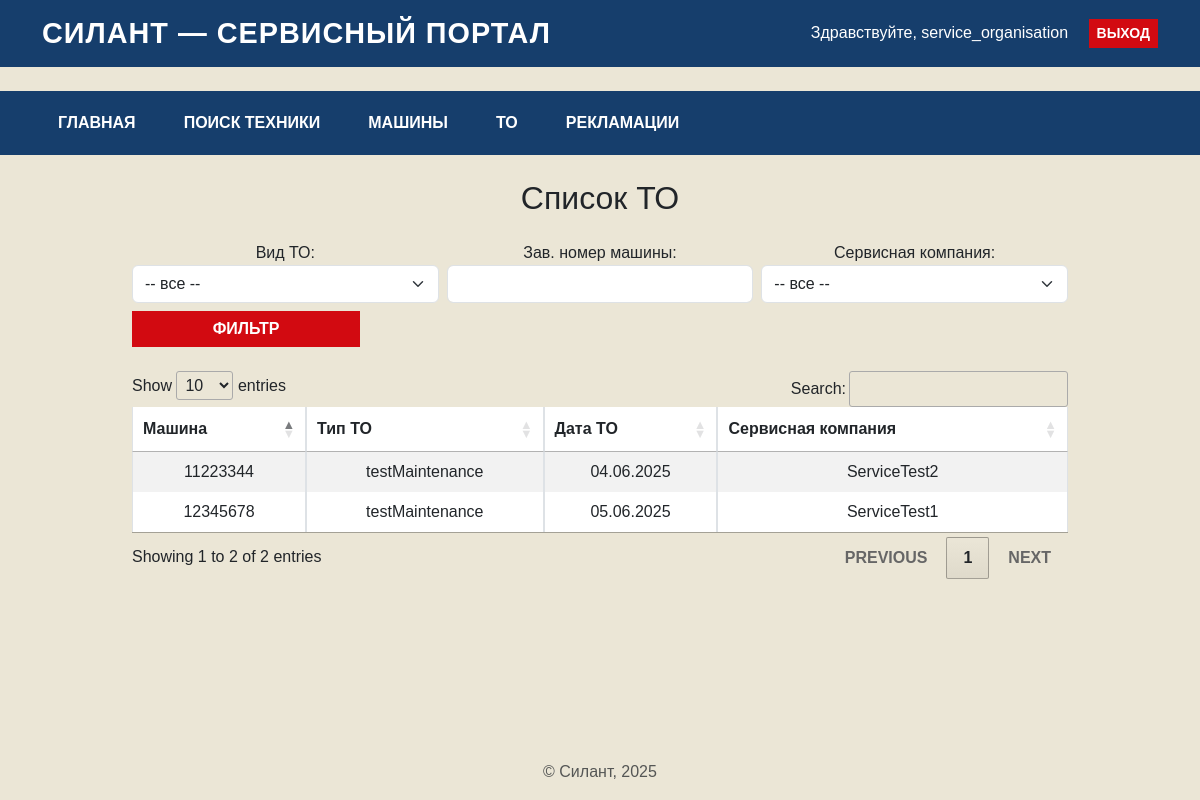
Screenshot of /maintenance/ (signed in) with the database file from the repository.
### core/models.py (models this page shows, shortened)
class Maintenance(models.Model):
    type = models.ForeignKey(TOType, on_delete=models.SET_NULL, null=True)
    date = models.DateField()
    operating_hours = models.IntegerField()
    order_number = models.CharField(max_length=100)
    order_date = models.DateField()
    service_company = models.ForeignKey(ServiceCompany, on_delete=models.SET_NULL, null=True)
    machine = models.ForeignKey(Machine, on_delete=models.CASCADE)
    is_active = models.BooleanField(default=True)

class Machine(models.Model):
    serial_number = models.CharField(max_length=100)
    model = models.ForeignKey(ModelType, on_delete=models.SET_NULL, null=True)
    engine_model = models.ForeignKey(EngineModel, on_delete=models.SET_NULL, null=True)
    engine_serial = models.CharField(max_length=100)
    transmission_model = models.ForeignKey(TransmissionModel, on_delete=models.SET_NULL, null=True)
    transmission_serial = models.CharField(max_length=100)
    drive_axle_model = models.ForeignKey(DriveAxleModel, on_delete=models.SET_NULL, null=True)
    drive_axle_serial = models.CharField(max_length=100)
    steered_axle_model = models.ForeignKey(SteeredAxleModel, on_delete=models.SET_NULL, null=True)
    steered_axle_serial = models.CharField(max_length=100)
    supply_contract = models.CharField(max_length=255)
    shipment_date = models.DateField()
    customer = models.CharField(max_length=255)
    location = models.CharField(max_length=255)
    additional_equipment = models.TextField(blank=True)
    client = models.ForeignKey(User, on_delete=models.SET_NULL, null=True, related_name='machines_as_client')
    service_company = models.ForeignKey(User, on_delete=models.SET_NULL, null=True, related_name='machines_as_service')
    is_active = models.BooleanField(default=True)

class Reference(models.Model):
    name = models.CharField(max_length=100)
    description = models.TextField(blank=True)
    def __str__(self):
        return self.name

### core/views.py (the view)
# urls.py: path('maintenance/', views.maintenance_list, name='maintenance_list'),
@login_required
def maintenance_list(request):
    maintenance = Maintenance.objects.all().order_by('date')
    to_type = request.GET.get('to_type')
    serial = request.GET.get('serial')
    service = request.GET.get('service')
    if to_type:
        maintenance = maintenance.filter(type__id=to_type)
    if serial:
        maintenance = maintenance.filter(machine__serial_number__icontains=serial)
    if service:
        maintenance = maintenance.filter(service_company__id=service)
    context = {
        'maintenance': maintenance,
        'to_types': TOType.objects.all(),
        'services': ServiceCompany.objects.all(),
        'selected': request.GET
    }
    return render(request, 'core/maintenance_list.html', context)

### core/templates/core/maintenance_list.html (shortened to what this page needs)
{% extends 'core/base.html' %}
{% block content %}
<h2 class="mb-4 text-center">Список ТО</h2>
<form method="get" class="mb-4 row g-2">
  <div class="col-md-4">
    <label>Вид ТО:</label>
    <select name="to_type" class="form-select">
      <option value="">-- все --</option>
    </select>
  </div>
  <div class="col-md-4">
    <label>Зав. номер машины:</label>
    <input type="text" name="serial" class="form-control" value="{{ request.GET.serial }}">
  </div>
  <div class="col-md-4">
    <label>Сервисная компания:</label>
    <select name="service" class="form-select">
      <option value="">-- все --</option>
    </select>
  </div>
  <div class="col-md-3 align-self-end">
    <button type="submit" class="btn btn-primary w-100">Фильтр</button>
  </div>
</form>
<table id="myTable" class="table table-striped table-bordered">
  <thead>
    <tr>
      <th>Машина</th>
      <th>Тип ТО</th>
      <th>Дата ТО</th>
      <th>Сервисная компания</th>
    </tr>
  </thead>
  <tbody>
    {% for item in maintenance %}
      <tr onclick="window.location.href='{% url 'maintenance_detail' item.pk %}'" style="cursor: pointer;">
        <td>{{ item.machine.serial_number }}</td>
        <td>{{ item.type }}</td>
        <td>{{ item.date|date:"d.m.Y" }}</td>
        <td>{{ item.service_company }}</td>
      </tr>
    {% endfor %}
  </tbody>
</table>
{% endblock %}

### core/templates/core/base.html (shortened to what this page needs)
<!DOCTYPE html>
<html lang="ru">
<head>
  <link href="https://cdn.jsdelivr.net/npm/bootstrap@5.3.0/dist/css/bootstrap.min.css" rel="stylesheet">
  <link href="https://fonts.cdnfonts.com/css/pt-astra-sans" rel="stylesheet">
  <link rel="stylesheet" href="https://cdn.datatables.net/1.13.4/css/jquery.dataTables.min.css">
</head>
<body>
  <header class="p-3 mb-4">
    <div class="container d-flex justify-content-between align-items-center">
      <h1 class="m-0">СИЛАНТ — СЕРВИСНЫЙ ПОРТАЛ</h1>
      <div>
        {% if user.is_authenticated %}
          <span class="me-3">Здравствуйте, {{ user.username }}</span>
          <form method="post" action="{% url 'logout' %}" style="display:inline;">
            <button type="submit" class="btn btn-sm btn-danger">Выход</button>
          </form>
        {% else %}
          <a href="{% url 'login' %}" class="btn btn-sm btn-light">Вход</a>
        {% endif %}
      </div>
    </div>
  </header>
  <nav class="bg-dark">
    <div class="container d-flex py-2">
      <a class="nav-link me-3" href="{% url 'index' %}">Главная</a>
      <a class="nav-link me-3" href="{% url 'machine_search' %}">Поиск техники</a>
      {% if user.is_authenticated %}
        <a class="nav-link me-3" href="{% url 'machine_list' %}">Машины</a>
        <a class="nav-link me-3" href="{% url 'maintenance_list' %}">ТО</a>
        <a class="nav-link me-3" href="{% url 'claim_list' %}">Рекламации</a>
      {% endif %}
    </div>
  </nav>
  <main class="container mt-4">
    {% block content %}
    {% endblock %}
  </main>
  <footer class="mt-5 p-3 text-center text-muted">
    &copy; Силант, 2025
  </footer>
</body>
</html>

### core/templates/core/base.html (style rules this page uses)
html, body { height: 100%; }
main.container { flex: 1; }
body { display: flex; flex-direction: column; min-height: 100vh; font-family: 'PT Astra Sans', sans-serif; background-color: #EBE6D6; }
header { background-color: #163E6C; color: white; }
header h1 { font-weight: bold; letter-spacing: 1px; text-transform: uppercase; font-size: 1.8rem; }
a, .nav-link { color: white; font-weight: bold; text-transform: uppercase; }
.btn-primary, .btn-danger { background-color: #D20A11; border: none; font-weight: bold; border-radius: 0; text-transform: uppercase; }
.bg-dark { background-color: #163E6C !important; }
nav .nav-link { padding: 0.75rem 1rem; font-size: 1rem; }
main.container { max-width: 960px; text-align: center; }

### rows the page displays
Maintenance: machine.serial_number "11223344", type "testMaintenance", date "04.06.2025", service_company "ServiceTest2"
Maintenance: machine.serial_number "12345678", type "testMaintenance", date "05.06.2025", service_company "ServiceTest1"

### other values shown
{{ user.username }} "service_organisation"
